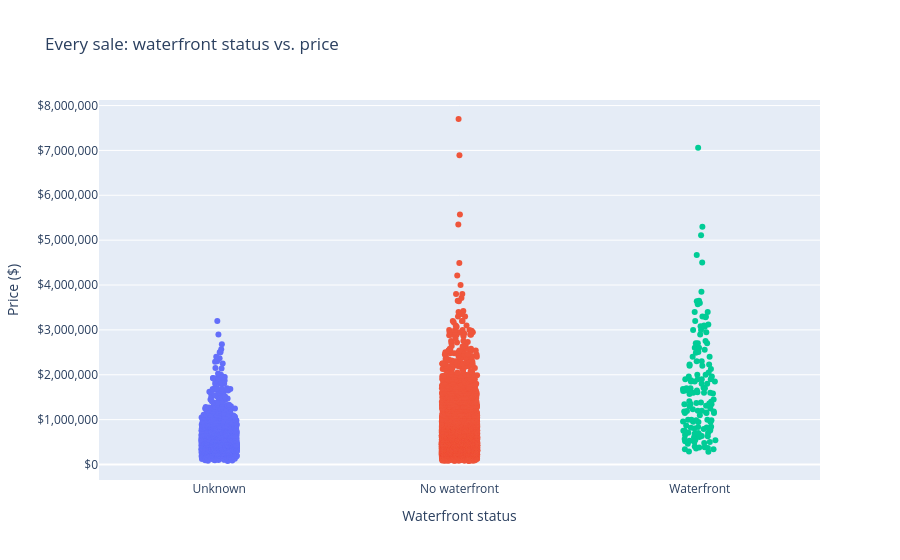

The code cell stored with this chart in its notebook:
### Markdown cell above
### Does waterfront access affect price? (Hypothesis 2)

To test whether waterfront properties command a price premium, we compare the actual price of every sale across three groups: waterfront, non-waterfront, and unknown status (kept separate rather than guessed, since `waterfront` has missing values).

### Code cell
df["waterfront_status"] = df["waterfront"].map({0: "No waterfront", 1: "Waterfront"})
df["waterfront_status"] = df["waterfront_status"].fillna("Unknown")

fig = px.strip(
    df,
    x="waterfront_status",
    y="price",
    color="waterfront_status",
    title="Every sale: waterfront status vs. price",
    labels={"waterfront_status": "Waterfront status", "price": "Price ($)"},
)
fig.update_layout(yaxis_tickformat="$,.0f", showlegend=False)
fig.show()

### Figure 1 — Plotly figure (JSON) as saved in the notebook; plotly's stock layout.template omitted (floating-point values rounded to 4 significant figures; data arrays with more than 128 entries replaced by an {"elided": "..."} marker saying what was removed)
{"data": [{"alignmentgroup": "True", "boxpoints": "all", "fillcolor": "rgba(255,255,255,0)", "hoveron": "points", "hovertemplate": "Waterfront status=%{x}<br>Price ($)=%{y}<extra></extra>", "legendgroup": "Unknown", "line": {"color": "rgba(255,255,255,0)"}, "marker": {"color": "#636efa"}, "name": "Unknown", "offsetgroup": "Unknown", "orientation": "v", "pointpos": 0, "showlegend": true, "type": "box", "x": {"elided": "2391 str values"}, "x0": " ", "xaxis": "x", "y": {"elided": "2391 float values"}, "y0": " ", "yaxis": "y"}, {"alignmentgroup": "True", "boxpoints": "all", "fillcolor": "rgba(255,255,255,0)", "hoveron": "points", "hovertemplate": "Waterfront status=%{x}<br>Price ($)=%{y}<extra></extra>", "legendgroup": "No waterfront", "line": {"color": "rgba(255,255,255,0)"}, "marker": {"color": "#EF553B"}, "name": "No waterfront", "offsetgroup": "No waterfront", "orientation": "v", "pointpos": 0, "showlegend": true, "type": "box", "x": {"elided": "19060 str values"}, "x0": " ", "xaxis": "x", "y": {"elided": "19060 float values"}, "y0": " ", "yaxis": "y"}, {"alignmentgroup": "True", "boxpoints": "all", "fillcolor": "rgba(255,255,255,0)", "hoveron": "points", "hovertemplate": "Waterfront status=%{x}<br>Price ($)=%{y}<extra></extra>", "legendgroup": "Waterfront", "line": {"color": "rgba(255,255,255,0)"}, "marker": {"color": "#00cc96"}, "name": "Waterfront", "offsetgroup": "Waterfront", "orientation": "v", "pointpos": 0, "showlegend": true, "type": "box", "x": {"elided": "146 str values"}, "x0": " ", "xaxis": "x", "y": {"elided": "146 float values"}, "y0": " ", "yaxis": "y"}], "layout": {"boxmode": "overlay", "legend": {"title": {"text": "Waterfront status"}, "tracegroupgap": 0}, "showlegend": false, "title": {"text": "Every sale: waterfront status vs. price"}, "xaxis": {"anchor": "y", "categoryarray": ["Unknown", "No waterfront", "Waterfront"], "categoryorder": "array", "domain": [0, 1], "title": {"text": "Waterfront status"}}, "yaxis": {"anchor": "x", "domain": [0, 1], "tickformat": "$,.0f", "title": {"text": "Price ($)"}}}}
